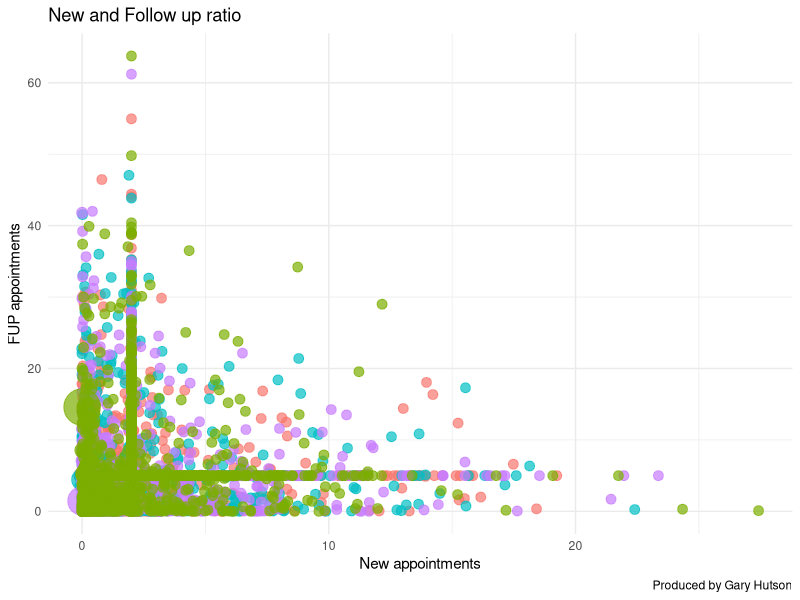

Here is the R script that generated this plot: (Note: this script raises an error after producing the figure.)
install_or_load_pack <- function(pack){
  create.pkg <- pack[!(pack %in% installed.packages()[, "Package"])]
  if (length(create.pkg))
    install.packages(create.pkg, dependencies = TRUE)
  sapply(pack, require, character.only = TRUE)
  #I know I should be using purr here, but this is before the Tidyverse is loaded. I know you Tidyverse trend setters will have me here.
}

packages <- c("ggplot2", "tidyverse", "gganimate", "dplyr", "gifski", "png", "lubridate")
install_or_load_pack(packages)

#Animation of new and follow up ratios over months

theme_set(theme_minimal())

set.seed(123)

new <- ifelse(rnorm(10000) <=0, 1, rnorm(10000)^2)
fup <- ifelse(rnorm(10000) <=0, 1, rnorm(10000)^2)
ratio <- fup/new
date_seq1 <- c(seq(as.Date("2015/1/1"), by = "day", length.out = 2500),
               seq(as.Date("2015/1/1"), by = "day", length.out = 2500),
               seq(as.Date("2015/1/1"), by = "day", length.out = 2500),
               seq(as.Date("2015/1/1"), by = "day", length.out = 2500))
area <- c(rep("Cancer",2500), rep("Medicine",2500),rep("Surgery",2500), rep("Family Health",2500))

op_df <- tibble(date=date_seq1,
                new=round(new, digits = 2)*2, 
                fup=round(fup, digits = 2)*5, 
                fup_new_ratio=round(ratio, digits=2),
                division=area,
                year=round(year(date_seq1), digits = 0),
                month=round(month(date_seq1),digits = 0))

str(op_df)

#Uses random sampling to arrive at 500 random observations and then I raise them to the 
#power of 2 to arrive at something that looks more like new and follow up numbers in
#outpatient clinics


#Here I also createa random sequence of dates from 1/1/2017 by day and terminate at length 500


plot <- ggplot(data=op_df,
               aes(x=op_df$new,
                   y=op_df$fup,
                   size=op_df$fup_new_ratio,
                   color=factor(op_df$division))) + geom_point(show.legend = F,
                                                               alpha= 0.7) 
plot <- plot +  scale_fill_viridis_d() + scale_size(range=c(3,12)) + 
  labs(title= "New and Follow up ratio",
       x="New appointments",
       y="FUP appointments",
       caption = "Produced by Gary Hutson")


plot2 <- plot + transition_time(op_df$year) + labs(title="Year: {frame_time}",
                                                   x="FUP",
                                                   y="New")

image <- animate(plot2)


anim_save("op_by_year_scatter.gif", image)

plot + facet_wrap(~op_df$division) +
  transition_time(op_df$year) +
  labs(title="Year: {frame_time}",
       x="FUP",
       y="New")
image2 <- animate(plot)
image2
anim_save("op_by_year_by_division.gif")